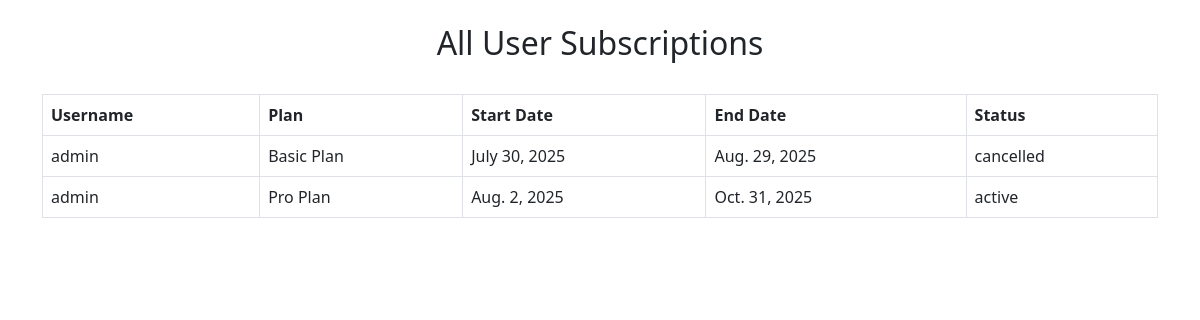
Page /subscriptions/ on the earlier database version.
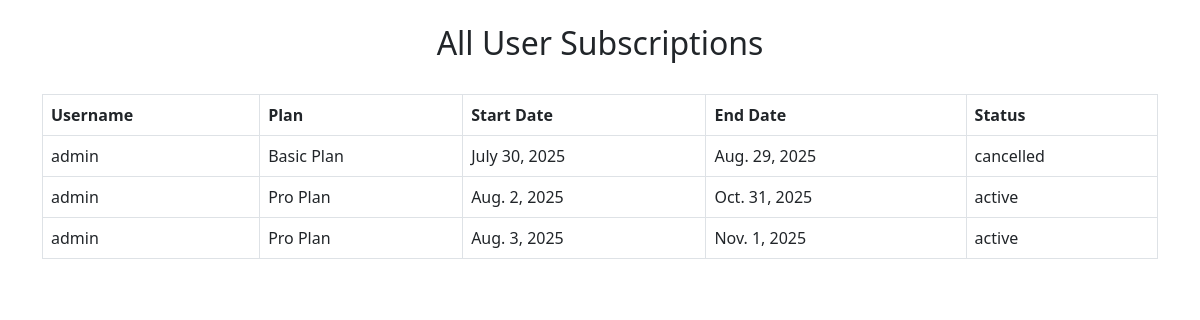
Same page on the later database version.
### apps/subscription/models.py (models this page shows, shortened)
class Subscription(models.Model):
    STATUS_CHOICES = (
        ('active', 'Active'),
        ('cancelled', 'Cancelled'),
        ('expired', 'Expired'),
    )
    user = models.ForeignKey(User, on_delete=models.CASCADE)
    plan = models.ForeignKey(Plan, on_delete=models.CASCADE)
    start_date = models.DateField()
    end_date = models.DateField()
    status = models.CharField(max_length=10, choices=STATUS_CHOICES)

class Plan(models.Model):
    name = models.CharField(max_length=100)
    price = models.DecimalField(max_digits=8, decimal_places=2)
    duration_days = models.PositiveIntegerField()

### apps/subscription/views.py (the view)
# urls.py: path('subscriptions/', subscription_list),
def subscription_list(request):
    users = User.objects.all().prefetch_related("subscription_set")
    return render(request, "subscriptions.html", {"users": users})

### templates/subscriptions.html (shortened to what this page needs)
<!DOCTYPE html>
<html>
<head>
  <link rel="stylesheet" href="https://cdn.jsdelivr.net/npm/bootstrap@5.3.0/dist/css/bootstrap.min.css">
</head>
<body>
<div class="container mt-4">
  <h2 class="text-center">All User Subscriptions</h2>
  <br>
  <table class="table table-bordered">
    <thead>
      <tr>
        <th>Username</th>
        <th>Plan</th>
        <th>Start Date</th>
        <th>End Date</th>
        <th>Status</th>
      </tr>
    </thead>
    <tbody>
      {% for user in users %}
        {% for sub in user.subscription_set.all %}
          <tr>
            <td>{{ user.username }}</td>
            <td>{{ sub.plan.name }}</td>
            <td>{{ sub.start_date }}</td>
            <td>{{ sub.end_date }}</td>
            <td>{{ sub.status }}</td>
          </tr>
        {% endfor %}
      {% endfor %}
    </tbody>
  </table>
</div>
</body>
</html>

Differences in the rows shown:
added Subscription: {{ user.username }} "admin", plan.name "Pro Plan", start_date "Aug. 3, 2025", end_date "Nov. 1, 2025", status "active"
